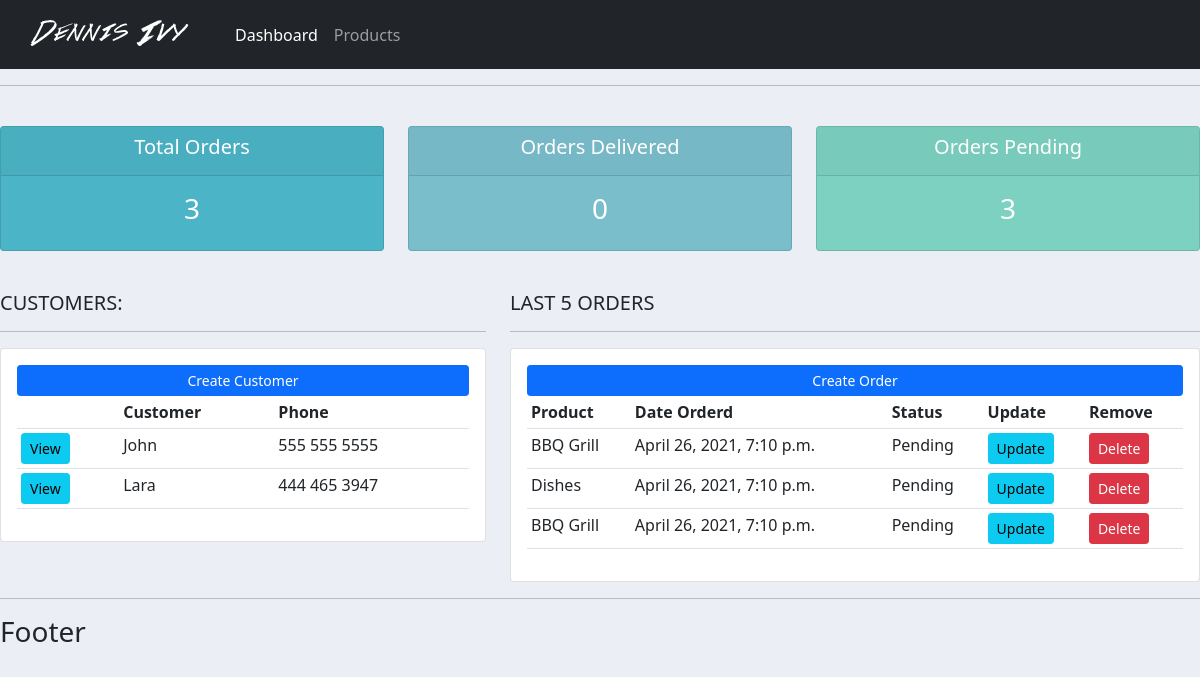
Before: / with the older database file.
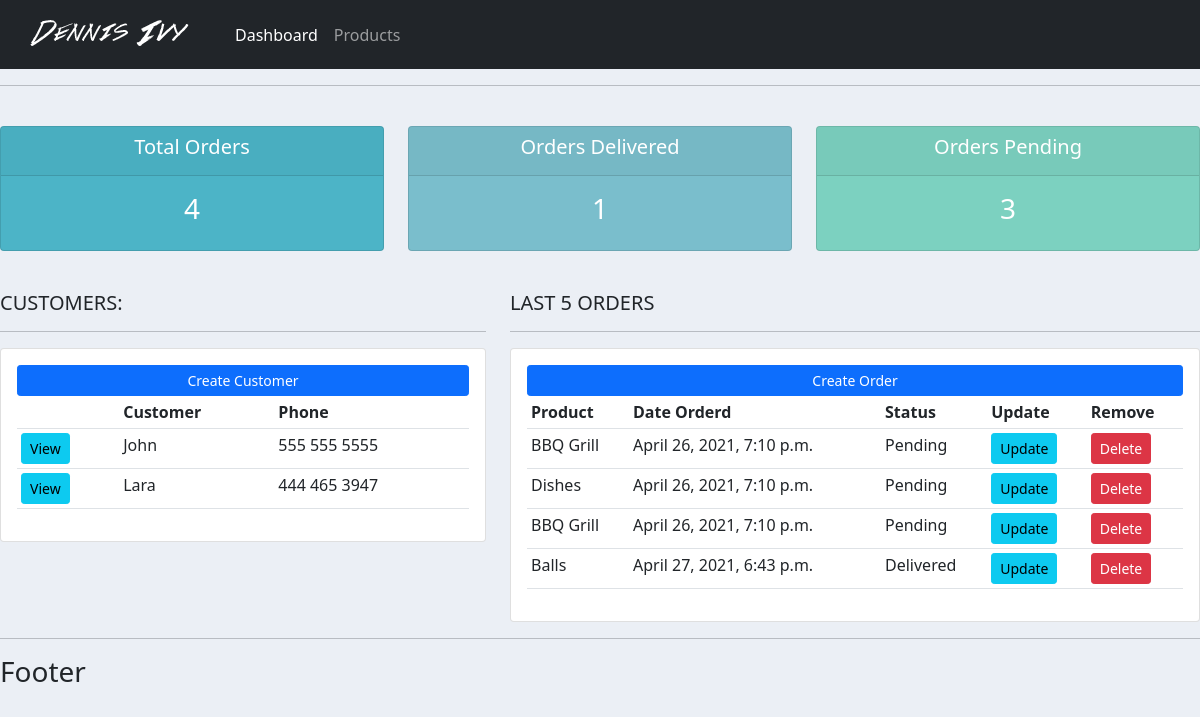
After: the same page with the newer database file.
### accounts/models.py (models this page shows, shortened)
class Customer(models.Model):
	name = models.CharField(max_length=200, null=True)
	phone = models.CharField(max_length=200, null=True)
	email = models.CharField(max_length=200, null=True)
	date_created = models.DateTimeField(auto_now_add=True, null=True)

class Order(models.Model):
	STATUS = (
            ('Pending', 'Pending'),
         			('Out for delivery', 'Out for delivery'),
         			('Delivered', 'Delivered'),
        )
	customer = models.ForeignKey(Customer, null=True, on_delete=models.SET_NULL)
	product = models.ForeignKey(Product, null=True, on_delete=models.SET_NULL)
	date_created = models.DateTimeField(auto_now_add=True, null=True)
	status = models.CharField(max_length=200, null=True, choices=STATUS)

class Product(models.Model):
	CATEGORY = (
            ('Indoor', 'Indoor'),
         			('Out Door', 'Out Door'),
        )
	name = models.CharField(max_length=200, null=True)
	price = models.FloatField(null=True)
	category = models.CharField(max_length=200, null=True, choices=CATEGORY)
	description = models.CharField(max_length=200, null=True, blank=True)
	date_created = models.DateTimeField(auto_now_add=True, null=True)
	tags = models.ManyToManyField(Tag)
	def __str__(self):
		return self.name

### accounts/views.py (the view)
# urls.py: path('', views.home, name="home"),
def home(request):
    orders = Order.objects.all()
    customers = Customer.objects.all()
    total_customers = customers.count()
    total_orders = orders.count()
    delivered = orders.filter(status='Delivered').count()
    pending = orders.filter(status='Pending').count()
    context = {'orders': orders, 'customers': customers,
               'total_orders': total_orders, 'delivered': delivered,
               'pending': pending}
    return render(request, 'accounts/dashboard.html', context)

### accounts/templates/accounts/dashboard.html
{% extends 'accounts/main.html' %}
{% block content %}
 {% include 'accounts/status.html' %}
 <br>
  <div class="row">
  <div class="col-md-5">
    <h5>CUSTOMERS:</h5>
    <hr>
    <div class="card card-body">
    <a class="btn btn-primary  btn-sm btn-block" href="">Create Customer</a>
    <table class="table table-sm">
      <tr>
        <th></th>
        <th>Customer</th>
        <th>Phone</th>
      </tr>
      {% for customer in customers %}
        <tr>
          <td><a class="btn btn-sm btn-info" href="{% url 'customer' customer.id %}">View</a></td>
          <td>{{ customer.name }}</td>
          <td>{{ customer.phone }}</td>
        </tr>
      {% endfor %}
    </table>
    </div>
  </div>
  <div class="col-md-7">
    <h5>LAST 5 ORDERS</h5>
    <hr>
    <div class="card card-body">
    <a class="btn btn-primary  btn-sm btn-block" href="{% url 'create_order' %}">Create Order</a>
    <table class="table table-sm">
      <tr>
        <th>Product</th>
        <th>Date Orderd</th>
        <th>Status</th>
        <th>Update</th>
        <th>Remove</th>
      </tr>
      {% for order in orders %}
        <tr>
          <td>{{order.product}}</td>
          <td>{{order.date_created}}</td>
          <td>{{order.status}}</td>
          <td><a class="btn btn-sm btn-info" href="">Update</a></td>
          <td><a class="btn btn-sm btn-danger" href="">Delete</a></td>
        </tr>
      {% endfor %}
    </table>
    </div>
  </div>
  </div>
{% endblock %}

Changed rows visible on the page:
added Order: product "Balls", date_created "April 27, 2021, 6:43 p.m.", status "Delivered"
Other visible differences:
{{ total_orders }}: "3" → "4"
{{ delivered }}: "0" → "1"
